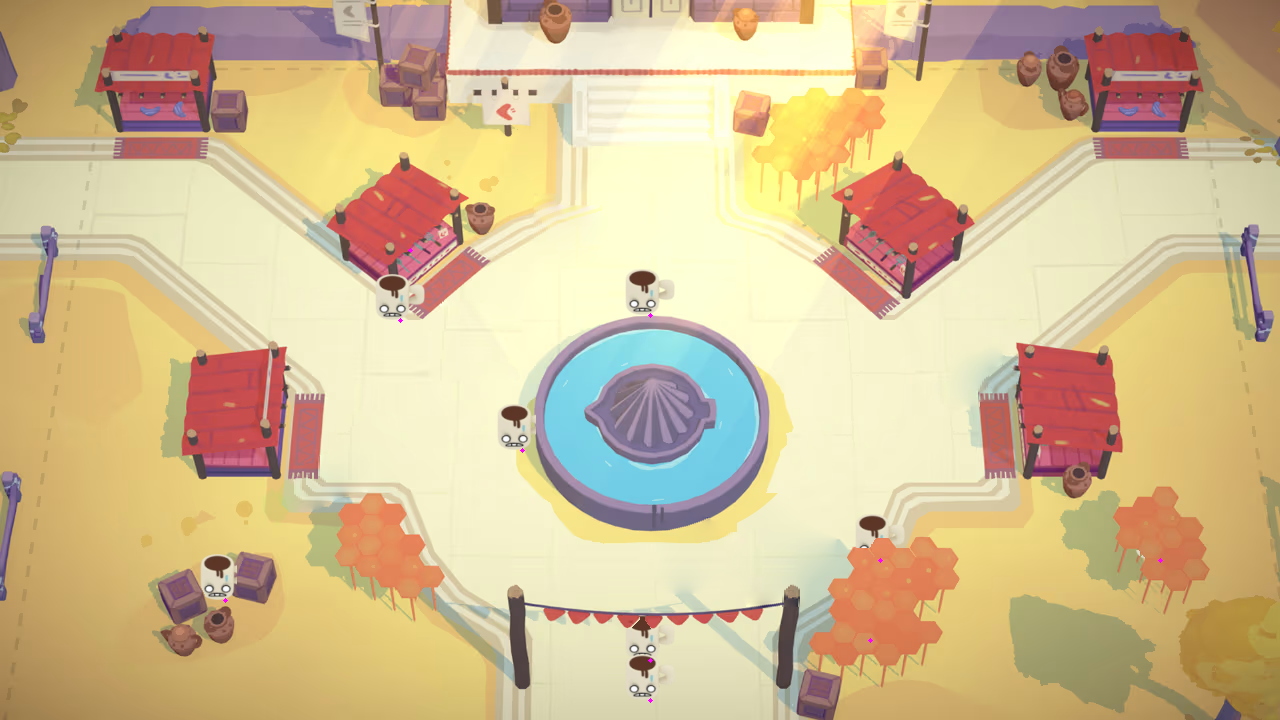
#> input picture art/reconstruction/environ2/step3_occlusion_test.png, 1280 x 720 px
$ python extract_trees.py ../environ2/step3_occlusion_test.png ../environ2/clean_compare.png ../environ2/clean_compare.png
#> lines starting #> are read from the running program, lines starting #| are printed output that depends on the picture; after the words box and inside, x2 and y2 are one past the last pixel; in counts of white or black regions, pixels touching at a corner belong together
"""Measure tree canopies: orange blobs in the rectified plans -> hex-tile cells (the canopies are visibly hex-tiled).
 Output cell centres in WORLD plan coordinates (not height-corrected; the builder applies the ray correction for the canopy height).
 python extract_trees.py <planA.png> <planB.png> <out.json>"""
import sys, json, math, cv2, numpy as np
PLANS = [(sys.argv[1], 500.0, -1.0, 2.0), (sys.argv[2], 500.0, -0.6, 1.3)]
HEX_R_PX = 5.2        # hex circumradius in plan px (1.04 BU), measured on the canopy crops
ORANGE = np.array([243, 151, 93], np.float32)
def lab_of(rgb): return cv2.cvtColor(np.uint8([[rgb[::-1]]]), cv2.COLOR_BGR2LAB)[0, 0].astype(np.float32)
trees = []
for path, S, X0, Y1 in PLANS:
    pl = cv2.imread(path); raw = (pl.sum(2) > 0).astype(np.uint8); valid = cv2.erode(raw, np.ones((15, 15), np.uint8)) > 0; edge = cv2.dilate(1 - raw, np.ones((11, 11), np.uint8)) > 0
#> further down, pl is the input picture: shape (720, 1280, 3); mean B, G, R 145.2, 187.2, 210.2
#> after `raw = (pl.sum(2) > 0).astype(np.uint8)`: raw: shape (720, 1280); every value is 1
#> after `edge = cv2.dilate(1 - raw, np.ones((11, 11), np.uint8)) > 0`: edge: shape (720, 1280) bool; every value is 0
    lab = cv2.cvtColor(cv2.GaussianBlur(pl, (0, 0), 1.0), cv2.COLOR_BGR2LAB).astype(np.float32)
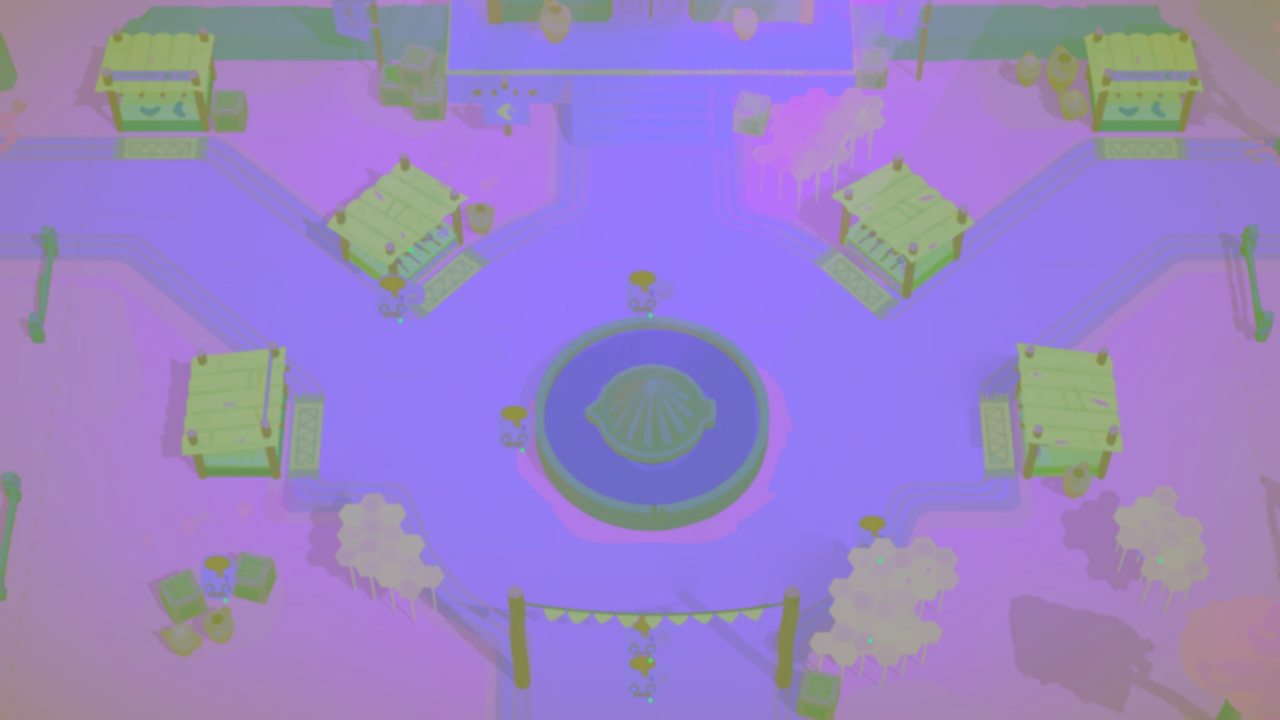
#> lab: shape (720, 1280, 3) float32; mean B, G, R 196.5, 130.8, 152.4
    m = ((np.linalg.norm(lab - lab_of(ORANGE), axis=2) < 24) & valid).astype(np.uint8) * 255
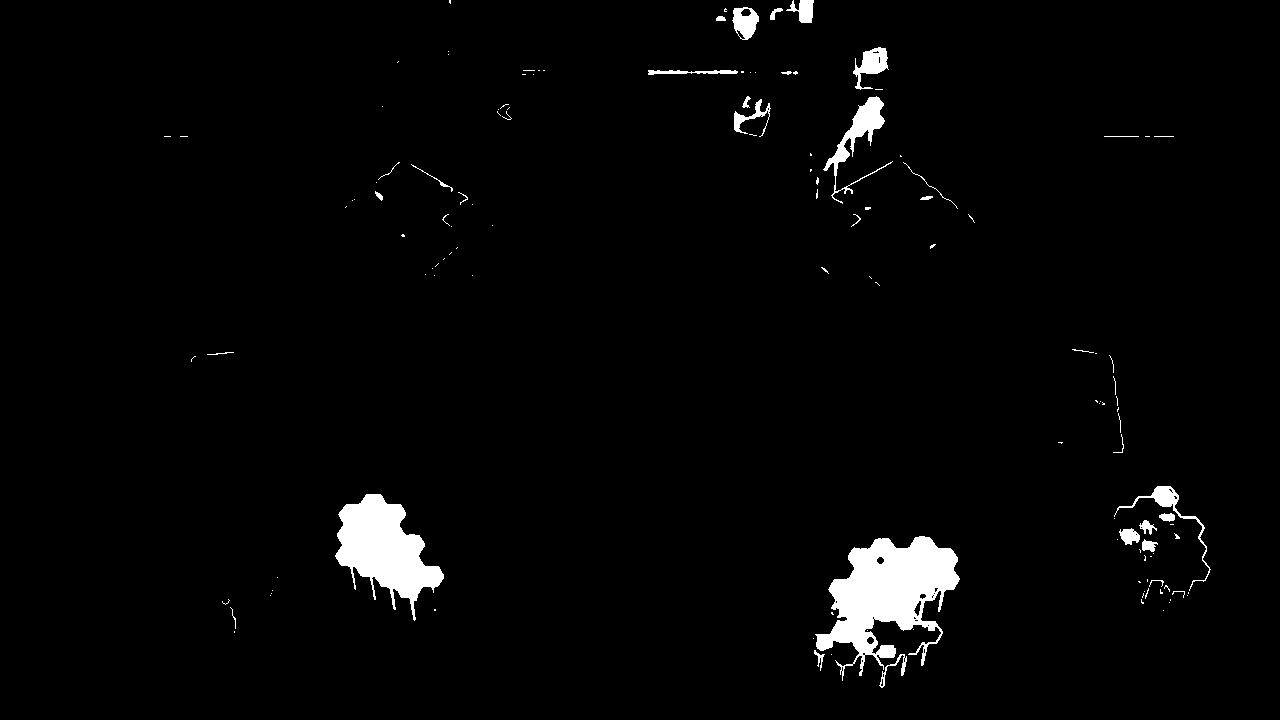
#> m: shape (720, 1280); 2.6% white; 132 white regions (97 under 20 px), largest, box (x1, y1, x2, y2) and area: (815, 536, 960, 681) 10078, (335, 494, 444, 621) 6809, (823, 96, 893, 204) 1567
    m = cv2.morphologyEx(m, cv2.MORPH_CLOSE, np.ones((5, 5), np.uint8)); m = cv2.morphologyEx(m, cv2.MORPH_OPEN, np.ones((3, 3), np.uint8))
#> after `m = cv2.morphologyEx(m, cv2.MORPH_CLOSE, np.ones((5, 5), np.uint8))`: m: shape (720, 1280); 2.7% white; 86 white regions (50 under 20 px), largest, box (x1, y1, x2, y2) and area: (813, 536, 960, 688) 10880, (335, 494, 444, 621) 6881, (823, 96, 893, 204) 1676
#> after `m = cv2.morphologyEx(m, cv2.MORPH_OPEN, np.ones((3, 3), np.uint8))`: m: shape (720, 1280); 2.5% white; 44 white regions (14 under 20 px), largest, box (x1, y1, x2, y2) and area: (814, 536, 959, 676) 10451, (336, 494, 444, 615) 6765, (824, 97, 884, 176) 1471
    n, lb, st, cen = cv2.connectedComponentsWithStats(m)
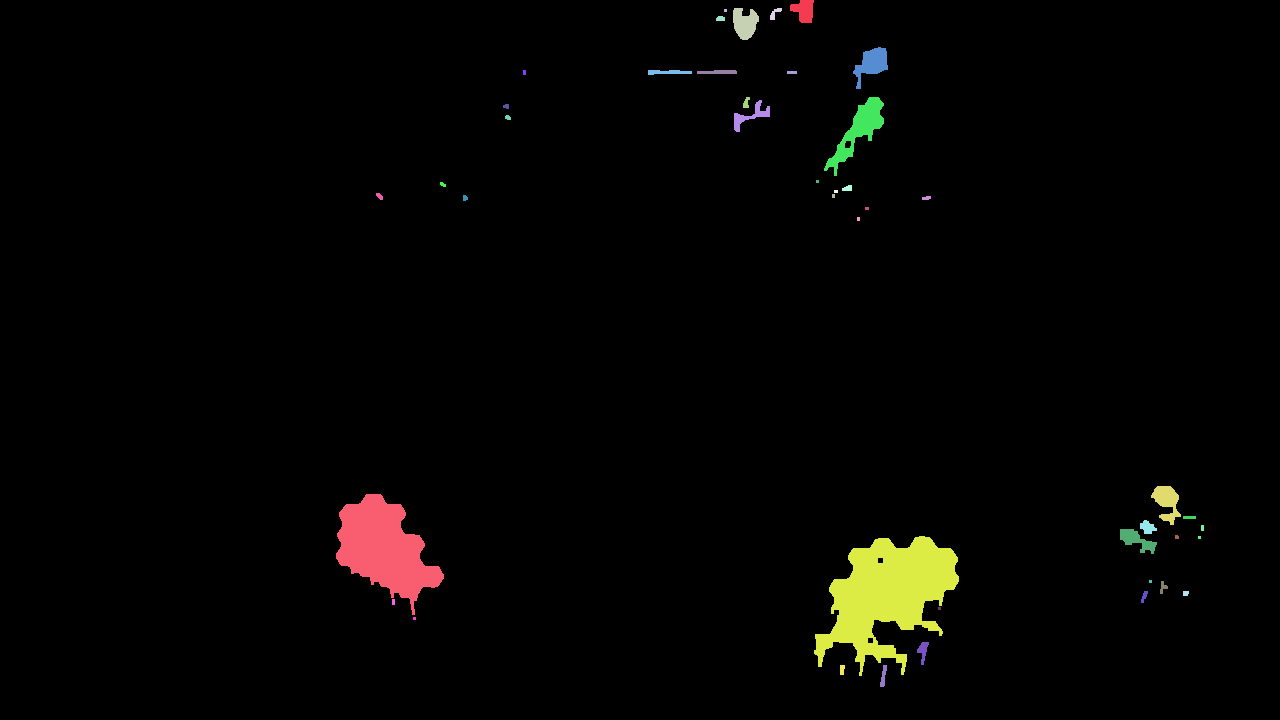
#> lb: shape (720, 1280) int32; 45 distinct labels, from 0 to 44; one colour per label, 0 black
#> n = 45; st = 45 rows, first 6: [0, 0, 1280, 720, 898373], [790, 0, 24, 23, 382], [724, 9, 3, 3, 9], [733, 8, 26, 32, 590], [770, 8, 12, 12, 66], [716, 16, 9, 5, 40]; cen = 45 pairs, first value 379.2 to 1202, second value 10 to 675.9
    for k in range(1, n):
        if st[k, 4] < 350: continue
        x0, y0, w, h = st[k, :4]; sub = (lb == k)
        if (sub & edge).any(): continue      # silhouette cut by the edge of the covered area: not a real outline
        cells = []; dx, dy = 1.5 * HEX_R_PX, math.sqrt(3) * HEX_R_PX
        for i in range(-2, int(w / dx) + 3):
            for j in range(-2, int(h / dy) + 3):
                cx = x0 + i * dx; cy = y0 + j * dy + (dy / 2 if i % 2 else 0)
                if 0 <= int(cy) < sub.shape[0] and 0 <= int(cx) < sub.shape[1]:
                    r = int(HEX_R_PX * 0.8); patch = sub[max(0, int(cy) - r):int(cy) + r + 1, max(0, int(cx) - r):int(cx) + r + 1]
                    if patch.size and patch.mean() > 0.45: cells.append([round(cx / S + X0, 4), round(Y1 - cy / S, 4)])
        if len(cells) < 2: continue
        cs_, _ = cv2.findContours(sub.astype(np.uint8) * 255, cv2.RETR_EXTERNAL, cv2.CHAIN_APPROX_NONE); big = max(cs_, key=cv2.contourArea)
        outline = [[round(p[0] / S + X0, 4), round(Y1 - p[1] / S, 4)] for p in cv2.approxPolyDP(big, 0.9, True).reshape(-1, 2)]
        c = [round(cen[k][0] / S + X0, 4), round(Y1 - cen[k][1] / S, 4)]
        col = pl[sub].mean(0)[::-1].round().astype(int).tolist()
        if all(math.dist(c, t['centre']) > 0.08 for t in trees): trees.append(dict(centre=c, outline=outline, cells=cells, rgb=col, area_px=int(st[k, 4]), plan=path))
#> this loop made 44 passes
#> (x0, y0, w, h, c, col) on passes 1, 3, 6, 12, 26, 27, 31, 33: (790, 0, 24, 23, [0.607, 1.98], [228, 166, 92]), (733, 8, 26, 32, [0.489, 1.95], [231, 158, 89]), (853, 47, 35, 42, [0.743, 1.87], [227, 160, 114]), (824, 97, 60, 79, [0.717, 1.74], [251, 169, 97]), (1151, 486, 30, 39, [1.33, 0.997], [210, 139, 89]), (336, 494, 108, 121, [-0.232, 0.904], [227, 140, 92]), (1120, 529, 37, 25, [1.27, 0.92], [210, 133, 85]), (814, 536, 145, 140, [0.775, 0.811], [222, 137, 90])
#> pass 1, `sub = lb == k`:
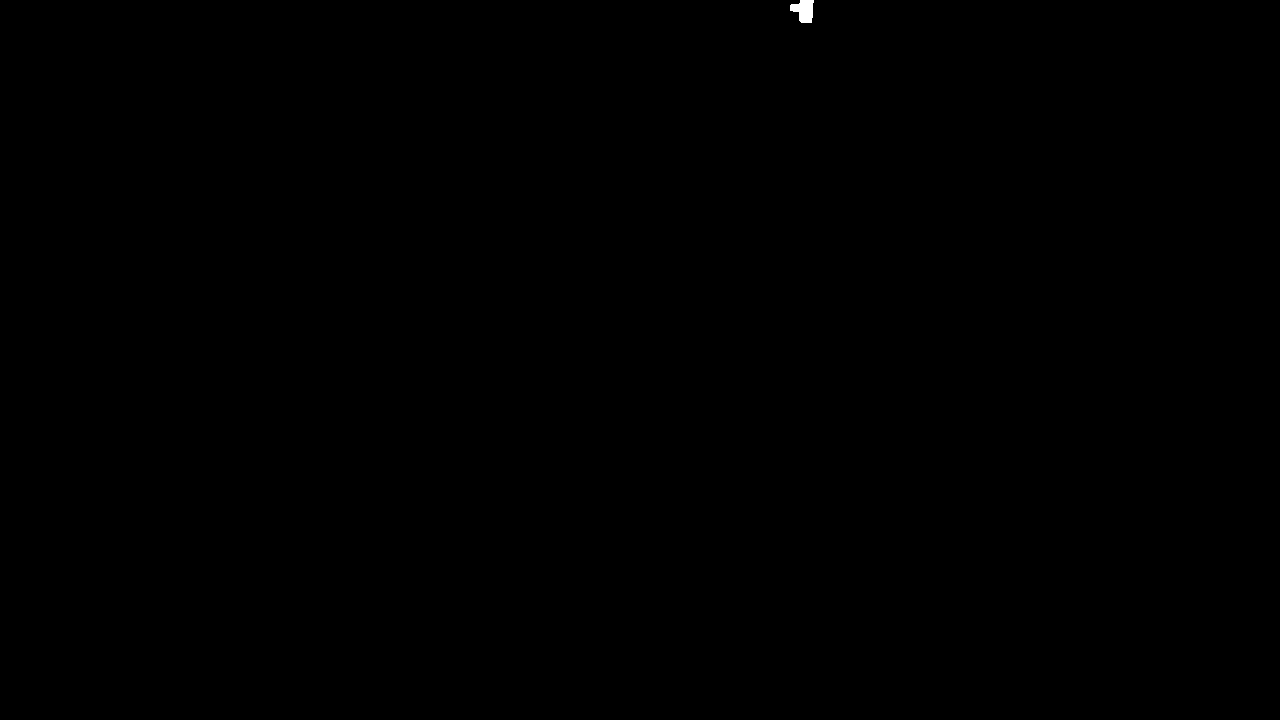
#> sub: shape (720, 1280) bool; 0.04% white; 1 white region, box (x1, y1, x2, y2) and area: (790, 0, 814, 23) 382
#> after the loop, trees = 8 items
#> pass 2 of the loop `for path, S, X0, Y1 in PLANS:`:
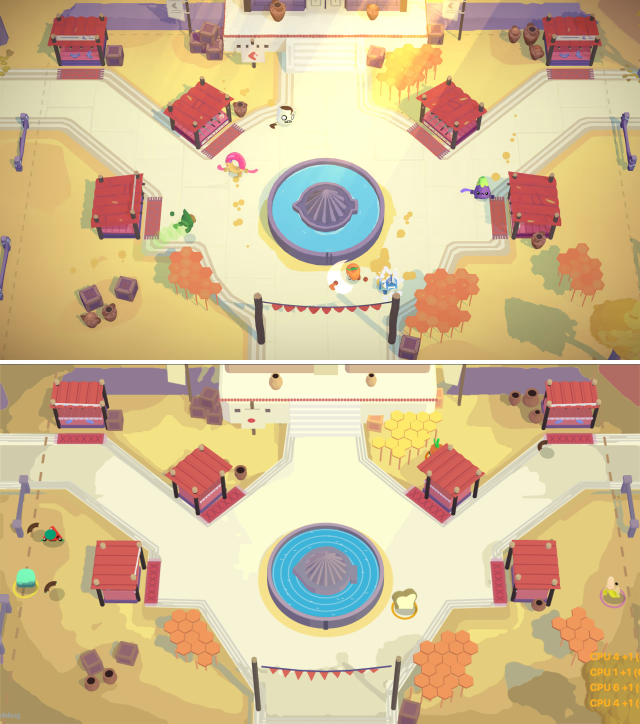
#> input picture art/reconstruction/environ2/clean_compare.png, 1280 x 1448 px (shown at 1/2 size)
#> pl is the input picture: shape (1448, 1280, 3); mean B, G, R 146.9, 188.6, 211
#> raw: shape (1448, 1280); every value is 1
#> edge: shape (1448, 1280) bool; every value is 0
#> lab: shape (1448, 1280, 3) float32
#> `n, lb, st, cen = cv2.connectedComponentsWithStats(m)`:
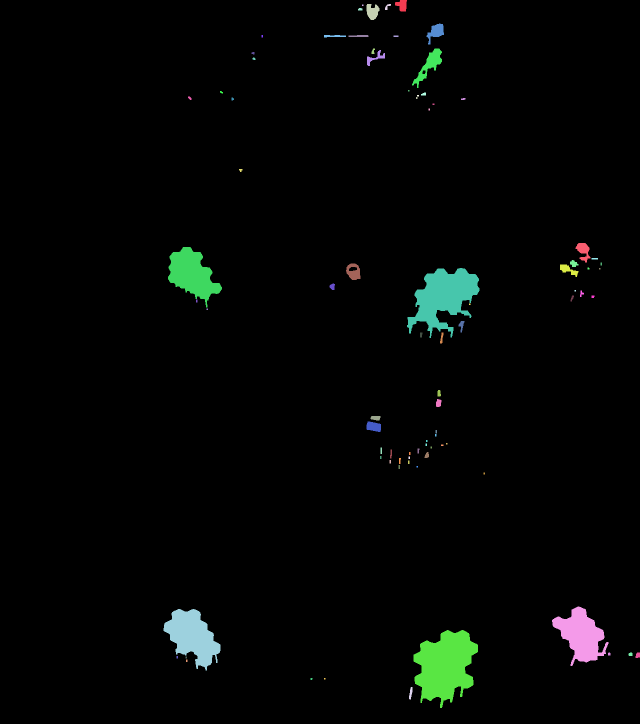
#> lb: shape (1448, 1280) int32 (shown at 1/2 size); 84 distinct labels, from 0 to 83; one colour per label, 0 black
#> n = 84; st = 84 rows, first 6: [0, 0, 1280, 1448, 1800273], [790, 0, 24, 23, 382], [724, 9, 3, 3, 9], [733, 8, 26, 32, 590], [770, 8, 12, 12, 66], [716, 16, 9, 5, 40]; cen = 84 pairs, first value 354 to 1275.3, second value 10 to 1385.9
#> the loop `for k in range(1, n):` made 83 passes
#> (x0, y0, w, h, c, col) on passes 1, 3, 6, 12, 27, 28, 32, 33: (790, 0, 24, 23, [1.01, 1.28], [228, 166, 92]), (733, 8, 26, 32, [0.889, 1.25], [231, 158, 89]), (853, 47, 35, 42, [1.14, 1.17], [227, 160, 114]), (824, 97, 60, 79, [1.12, 1.04], [251, 169, 97]), (1151, 486, 30, 39, [1.73, 0.297], [210, 139, 89]), (336, 494, 108, 121, [0.168, 0.204], [227, 140, 92]), (692, 527, 29, 33, [0.814, 0.213], [237, 152, 81]), (1120, 529, 37, 25, [1.67, 0.221], [211, 133, 85])
#> pass 1, `sub = lb == k`:
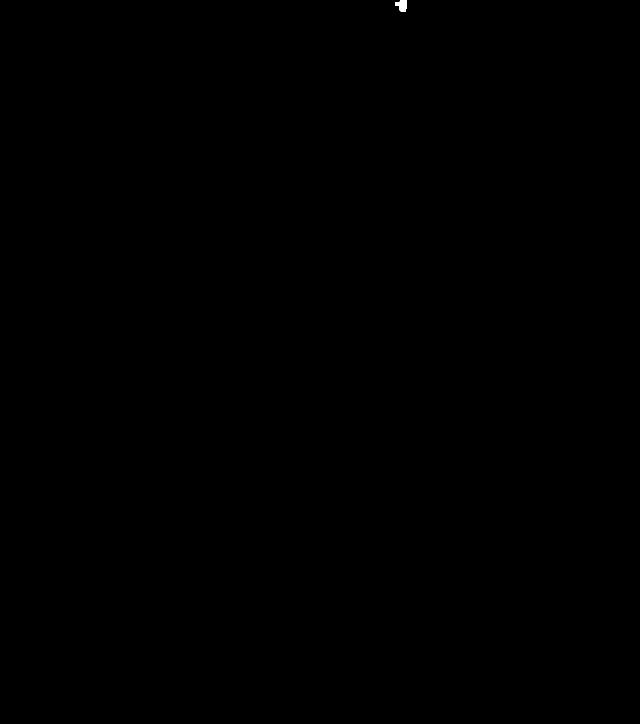
#> sub: shape (1448, 1280) bool (shown at 1/2 size); 0.02% white; 1 white region, box (x1, y1, x2, y2) and area: (790, 0, 814, 23) 382
#> after the loop `for k in range(1, n):`: trees = 21 items
json.dump(trees, open(sys.argv[3], 'w')); print(len(trees), [(t['centre'], len(t['cells'])) for t in trees])
#> (printed output is left out)
